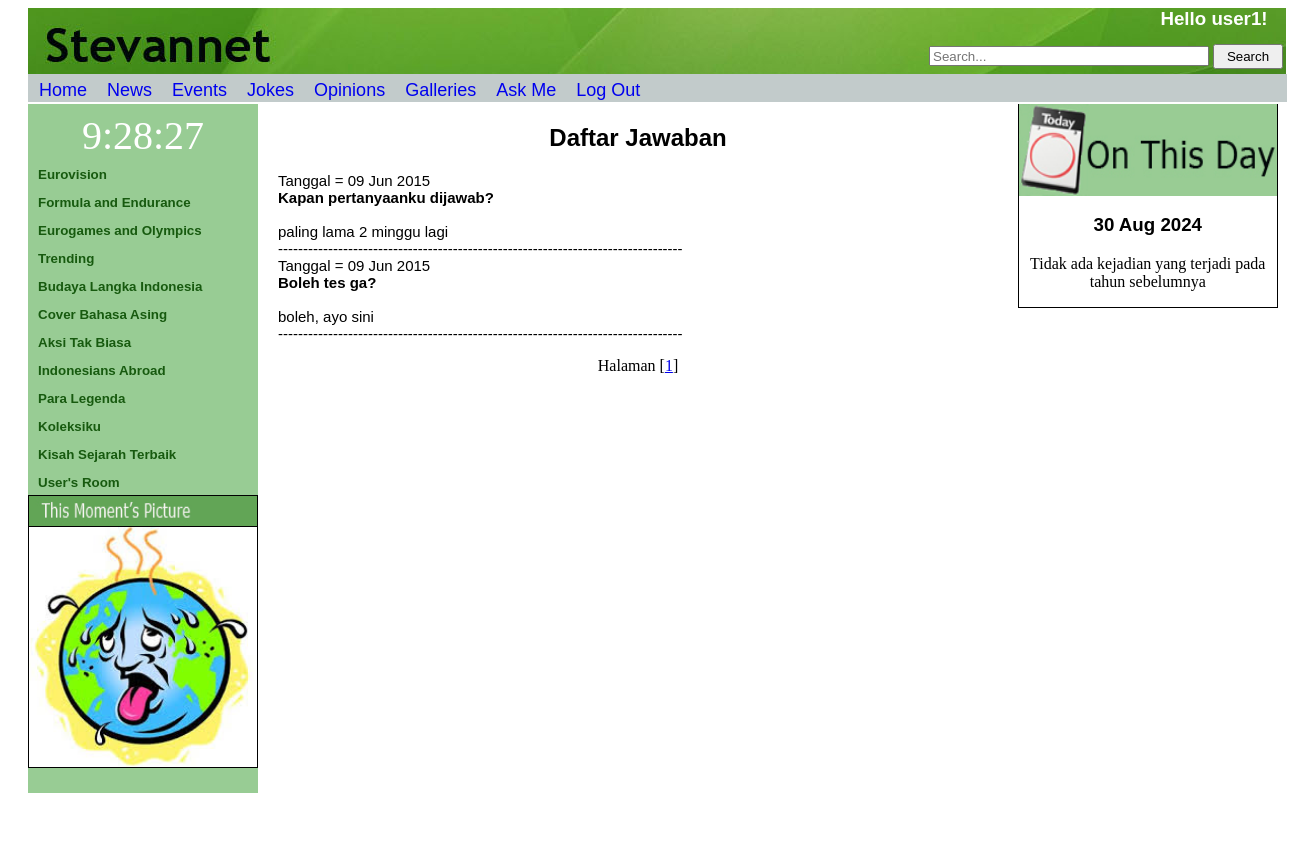
Page /questions.php (signed in) on the committed database.
### tables this page shows
CREATE TABLE `users` (
  `nama` varchar(20) NOT NULL,
  `email` varchar(30) NOT NULL,
  `username` varchar(20) NOT NULL,
  `password` varchar(20) NOT NULL,
  `hobi` varchar(50) DEFAULT NULL,
  `topikFav` int(2) NOT NULL,
  `reputation` int(11) NOT NULL
);

CREATE TABLE `questions` (
  `id` int(11) NOT NULL,
  `pertanyaan` text DEFAULT NULL,
  `tanggal_dimuat` varchar(20) DEFAULT NULL,
  `jawaban` text DEFAULT NULL,
  `username` varchar(100) NOT NULL
);

### logs/session.php (called while the page is built, shortened)
<?php
	$connection = mysqli_connect("localhost", "root", "", "");
	@$user_check=$_SESSION['login_user'];
	$ses_sql=mysqli_query($connection,"select username from users where username='$user_check'");
	$row = mysqli_fetch_assoc($ses_sql);
	if(isset($_SESSION['login_user'])){
		$login_session =$row['username'];
	}
	else if(!isset($login_session)){
		mysqli_close($connection);
	}
?>

### questions.php (the view, shortened to what this page needs)
<?php
	include('logs/session.php');
?>
<html>
	<head>
		<link rel="stylesheet" href="penampilan.css">
		<div id="header">
			<div id="searchform">
				<form class="search" action="searches.php">
					<?php
						include("searchMenu.php");
					?>
				</form>
			</div>
		</div>
		<?php
			include("menuAtas.php");
		?>
	</head>
	<body onload="startTime()">
		<div class="leftside">
			<?php
				require("leftDIV.php");
			?>
		</div>
		<div class="center">
			<h2 id="askmeJudul">
				<center>Daftar Jawaban</center>
			</h2>
			<p>
				<?php
					include "db.inc.php";
					$halaman=isset($_GET['page'])?(int) $_GET['page']:1;
					$offset=($halaman-1)*10;
					$sqlstr = "SELECT * from questions WHERE jawaban IS NOT NULL ORDER BY tanggal_dimuat DESC limit $offset,10";
					$hasil=mysqli_query($connection, $sqlstr);
					$row=mysqli_fetch_row($hasil);
					do{
						list($id,$pertanyaan,$tanggal_muat,$jawaban) = $row;
						echo "Tanggal = $tanggal_muat<br><b>$pertanyaan</b><br><br>$jawaban<br>";
						echo "---------------------------------------------------------------------------------<br>";
					}while($row=mysqli_fetch_row($hasil));
					$sqlstr = "SELECT * from questions WHERE jawaban IS NOT NULL";
					$hasil_2 = mysqli_query($connection, $sqlstr);
					$jumlah = mysqli_num_rows($hasil_2);
					$i=$jumlah/10;
					$i=ceil($i);
					echo "<center>Halaman ";
					for($j=1;$j<=$i;$j++)
					{
						$awal = (($j-1)*4+$j)-1;
						echo "[<a href='questions.php?awal=$awal&page=$j'>$j</a>]";
					}
				?>
			</p>
		</div>
		<div class="right">
			<?php
				require("rightDIV.php");
			?>
		</div>
		<div class="footer">
		</div>
	</body>
</html>

### searchMenu.php (shortened to what this page needs)
<?php
	if(isset($_SESSION['login_user']))
	{
		echo "
			<h3 id= \"hellousername\" style=\"margin-left:1096px; color:white; text-align: right; width:180px;\">
				<center>Hello $login_session!</center>
			</h3>
			<table style = \"float:right; margin-left:480px; margin-top:-8px;\">
				<tr>
					<td><input type=\"text\" name='src' placeholder=\"Search...\" class=\"textinput\" style=\"width: 280px; height: 20px;\"/></td>
					<td><input type=\"submit\" value=\"Search\" class=\"searchbutton\" style=\"width: 70px; height: 25px;\"/></td>
				</tr>
			</table>";
	}
?>

### penampilan.css (style rules this page uses)
#header { background:url('Images/Header.jpg'); height:70px; margin-left: 20px; margin-right: 20px; }
.center h2, h3, h4 { font-family: Verdana, Arial, Helvetica, sans-serif; margin-left:20px; margin-right:20px; text-align:justify; }
.center p, ol { font-family: Verdana, Arial, Helvetica, sans-serif; margin-left:20px; margin-right:20px; text-align:justify; font-size: 15px; }
.right p,h3 { font-family: Verdana, Arial, Helvetica, sans-serif; text-align:center; }
.leftside { float:left; width:230px; margin-left: 20px; margin-bottom: -25px; background-color: #98CC94; }
.center, .centerdetail { float:left; width:760px; display: inline-block; }
.right { float:left; width:19.6%; display: inline-block; border:1px solid; position:absolute; }
.footer { background:url('Images/Footer.jpg'); clear:both; height:70px; width:97%; margin-left: 20px; margin-right: 50px; text-align: center; position: relative; z-index:1; }

### rows in the picture
users: username "user1"
questions: tanggal_dimuat "09 Jun 2015", pertanyaan "Kapan pertanyaanku dijawab?", jawaban "paling lama 2 minggu lagi"
questions: tanggal_dimuat "09 Jun 2015", pertanyaan "Boleh tes ga?", jawaban "boleh, ayo sini"
